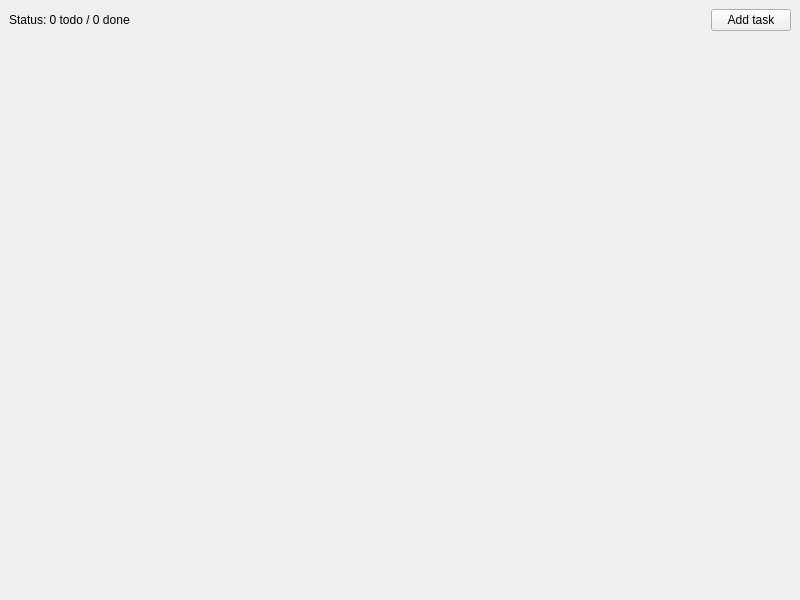
<?xml version="1.0" encoding="UTF-8"?>
<ui version="4.0">
 <class>MainWindow</class>
 <widget class="QMainWindow" name="MainWindow">
  <property name="geometry">
   <rect>
    <x>0</x>
    <y>0</y>
    <width>800</width>
    <height>600</height>
   </rect>
  </property>
  <property name="windowTitle">
   <string>Todo list</string>
  </property>
  <widget class="QWidget" name="centralwidget">
   <layout class="QVBoxLayout" name="verticalLayout">
    <item>
     <layout class="QHBoxLayout" name="toolbarLayout">
      <item>
       <widget class="QLabel" name="statusLabel">
        <property name="text">
         <string>Status: 0 todo / 0 done</string>
        </property>
       </widget>
      </item>
      <item>
       <spacer name="horizontalSpacer">
        <property name="orientation">
         <enum>Qt::Orientation::Horizontal</enum>
        </property>
        <property name="sizeHint" stdset="0">
         <size>
          <width>40</width>
          <height>20</height>
         </size>
        </property>
       </spacer>
      </item>
      <item>
       <widget class="QPushButton" name="addTaskButton">
        <property name="text">
         <string>Add task</string>
        </property>
       </widget>
      </item>
     </layout>
    </item>
    <item>
     <layout class="QVBoxLayout" name="taskLayout">
      <item>
       <spacer name="verticalSpacer">
        <property name="orientation">
         <enum>Qt::Orientation::Vertical</enum>
        </property>
        <property name="sizeHint" stdset="0">
         <size>
          <width>20</width>
          <height>40</height>
         </size>
        </property>
       </spacer>
      </item>
     </layout>
    </item>
   </layout>
  </widget>
 </widget>
 <resources/>
 <connections/>
</ui>
